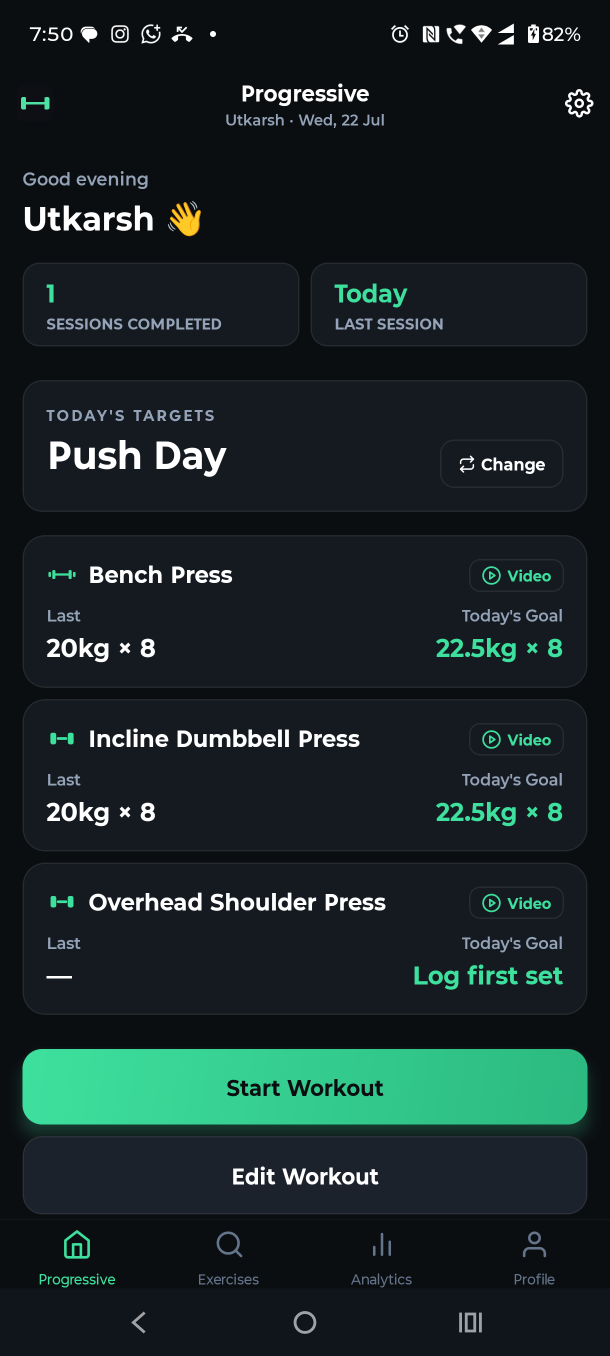
#> input picture store-screenshots/raw/01_dashboard.png, 1220 x 2712 px, found by its file name (shown at 1/2 size)
$ python style_screenshots.py
#> lines starting #> are read from the running program, lines starting #| are printed output that depends on the picture
#!/usr/bin/env python3
"""Composite raw phone screenshots with a top-band overlay for the Play Store
listing. Each overlay carries a headline + supporting caption so a browsing
user understands the feature at a glance without opening the app.

Design:
- Top ~14% of the image gets a solid app-background band that fades into the
  screenshot below so it feels welded on rather than a separate strip.
- Title: uppercase, bold, mint green (matches app accent).
- Caption: single line under the title, white 60% opacity.
- A short accent underline separates the title from the caption for polish.

Run once from repo root: python scripts/style_screenshots.py
"""
from pathlib import Path
from PIL import Image, ImageDraw, ImageFont

RAW = Path("store-screenshots/raw")
OUT = Path("store-screenshots/styled")
OUT.mkdir(parents=True, exist_ok=True)

# In listing order — first screenshot is what browsers see in search results.
# `band_ratio` overrides the default when a screenshot has PII too far down
# to be swallowed by the standard band.
PANELS = [
    # src,                        dst,                       title,                caption,                                       band_ratio
    ("01_dashboard.png",           "01_dashboard.png",         "TODAY'S TARGETS",     "Progressive overload, suggested every session.", None),
    ("06_workout_logger.png",      "02_workout_logger.png",    "LOG IN TWO TAPS",     "Weight suggestions from your last session.",     None),
    ("02_exercises.png",           "03_exercises.png",         "70+ EXERCISES",       "Filter by muscle. Add your own.",                None),
    ("07_add_custom_exercise.png", "04_muscle_tinted.png",     "COLOR-CODED LIBRARY", "Scan by muscle group, not by text.",             None),
    ("03_analytics.png",           "05_analytics.png",         "TRACK PROGRESS",      "Volume, PRs, weekly breakdown.",                 None),
    # Profile has photo + name + age all in the top card. Wider band swallows
    # the whole card so no scrubbing of pixels is needed downstream.
    ("04_profile.png",             "06_profile.png",           "STRENGTH & BADGES",   "Estimated 1RM, level, 25 milestones.",           0.35),
    ("05_settings.png",            "07_settings.png",          "CLOUD SYNC",          "Optional. Sign in or stay offline.",             None),
]

# The marketing band uses a warm off-white against dark text so it reads as
# an external frame — clearly not part of the (dark) app UI below. Mint
# accent underline anchors it visually to the app's brand palette.
BAND_TOP    = (255, 250, 244)         # soft warm off-white
BAND_BOTTOM = (241, 236, 228)         # subtle warm tint at bottom of band
ACCENT      = (12, 74, 110)           # deep slate-blue for title — high contrast on cream
ACCENT_DIM  = (62, 224, 158)          # brand mint for the underline
TEXT        = (12, 20, 30)            # near-black for title (used if needed)
MUTED       = (71, 85, 105)           # slate for the caption
# App theme constants (still used by scrubbers below).
BG          = (11, 14, 17)

# Fonts — Segoe UI is a Windows system font. Fall back gracefully if missing.
FONT_DIR = Path("C:/Windows/Fonts")
def font(name, size):
    candidates = [FONT_DIR / name, Path(name)]
    for c in candidates:
        try:
            return ImageFont.truetype(str(c), size)
        except OSError:
            continue
    return ImageFont.load_default()

# Height ratio of the top band relative to image height. 27% swallows the
# phone status bar, the app header ("Progressive · Utkarsh · Wed, 22 Jul"),
# and any greeting line — pushing the visible content down below the band.
BAND_RATIO = 0.27
# Horizontal padding as a fraction of image width — text must fit within
# (W - 2*PAD_X). Anything wider auto-shrinks.
PAD_X_RATIO = 0.06

# Dummy identity used to overwrite real profile data before publishing.
DUMMY_NAME  = "Alex"
DUMMY_EMAIL = "alex@example.com"
DUMMY_AVATAR_BG = (94, 234, 212)     # brand cyan-mint
DUMMY_AVATAR_FG = (11, 14, 17)       # app bg


def fit_font(draw, text, base_font_name, max_px, start_size, min_size=24):
    """Return the largest font size <= start_size that fits `text` within
    `max_px` pixels wide."""
    size = start_size
    while size >= min_size:
        f = font(base_font_name, size)
        bbox = draw.textbbox((0, 0), text, font=f)
        if bbox[2] - bbox[0] <= max_px:
            return f, size
        size -= 4
    return font(base_font_name, min_size), min_size


def render_band(base: Image.Image, title: str, caption: str,
                band_ratio: float | None = None) -> Image.Image:
    """Composite a top band with title + caption onto `base`. Returns a new
    Image; does not mutate `base`. Optional band_ratio overrides the default
    when a specific screenshot needs a taller band to swallow PII."""
#> called with title = "TODAY'S TARGETS"
    W, H = base.size
#> W = 1220; H = 2712
    band_h = int(H * (band_ratio if band_ratio is not None else BAND_RATIO))
#> band_h = 732
    max_text_w = W - int(W * PAD_X_RATIO * 2)
#> max_text_w = 1074

    # Vertical gradient across the whole band: warm cream at the top for the
    # text area, easing all the way down to the app's dark background at the
    # bottom. Because the actual app screenshot is *also* dark, the eye reads
    # the band as one continuous transition rather than a taped-on overlay
    # — no explicit stroke or seam needed.
    #
    # Curve: cream stays roughly stable in the top 45% (where the text sits),
    # then accelerates the fade to dark across the bottom 55%. Easing keeps
    # the middle from looking muddy grey.
    band = Image.new("RGB", (W, band_h))
#> band: PIL image 1220x732 RGB; every value is 0
    bpx = band.load()
    for y in range(band_h):
        raw = y / band_h
        # Piecewise ease-in: linear near top, cubic near bottom.
        if raw < 0.45:
            t = raw * 0.15 / 0.45           # stay near cream (t → 0..0.15)
        else:
            u = (raw - 0.45) / 0.55         # 0..1
            t = 0.15 + (1 - 0.15) * (u * u * (3 - 2 * u))  # smoothstep
        r = int(BAND_TOP[0] * (1 - t) + BG[0] * t)
        g = int(BAND_TOP[1] * (1 - t) + BG[1] * t)
        b = int(BAND_TOP[2] * (1 - t) + BG[2] * t)
        for x in range(W):
            bpx[x, y] = (r, g, b)
    result = base.convert("RGB")
    result.paste(band, (0, 0))
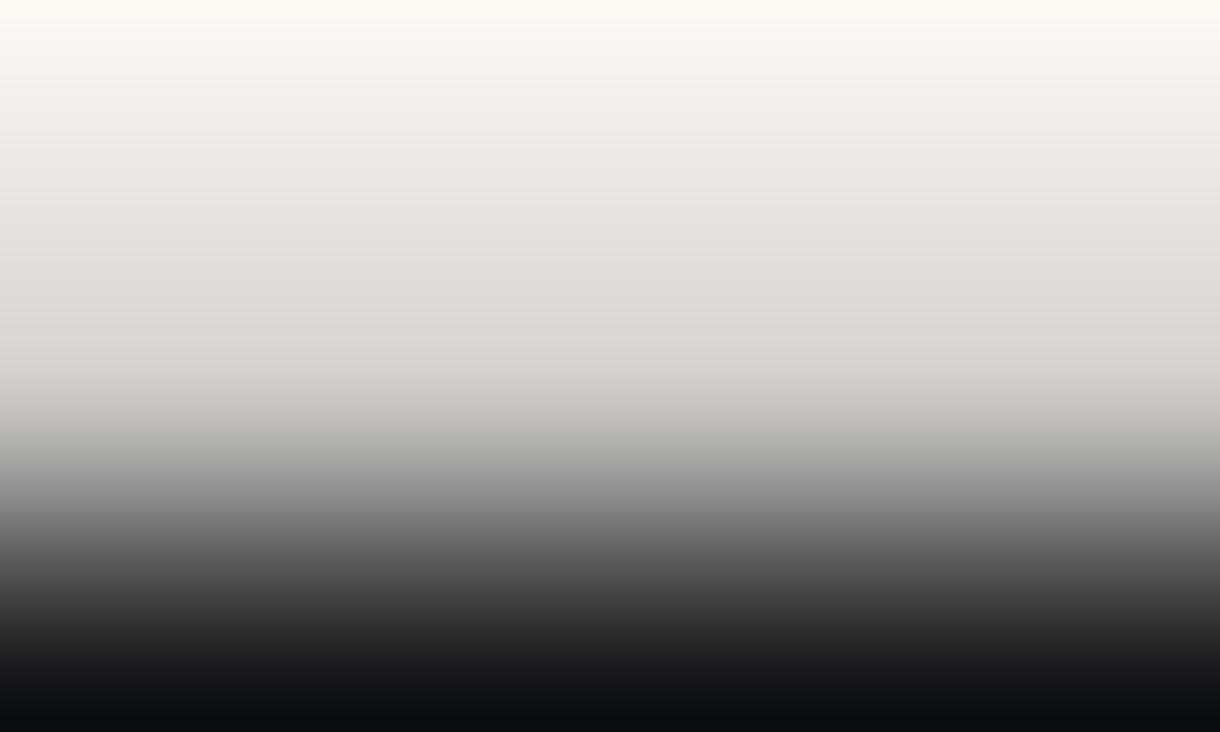
#> band: PIL image 1220x732 RGB; mean R, G, B 169.3, 167.1, 164.2
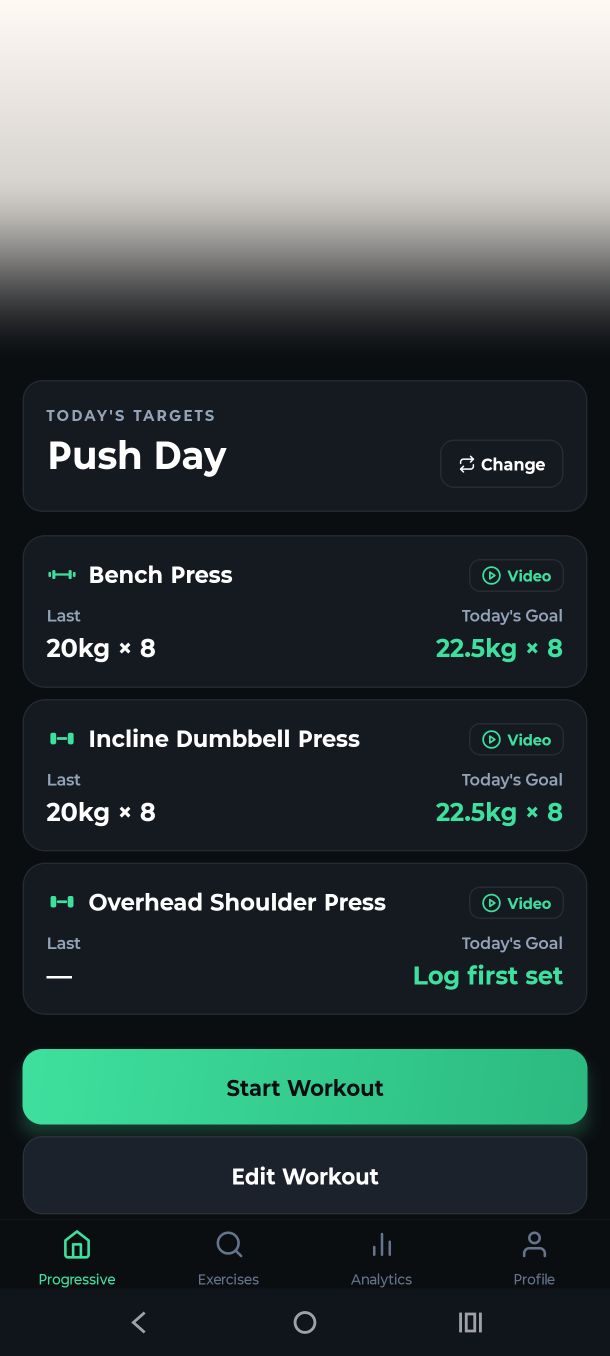
#> result: PIL image 1220x2712 RGB (shown at 1/2 size); mean R, G, B 65.1, 76.4, 76.1

    draw = ImageDraw.Draw(result.convert("RGB") if result.mode != "RGB" else result)

    # Auto-fit title and caption to available width. Start big; shrink until
    # they fit, so short titles stay bold and long ones don't clip.
    title_font, title_size = fit_font(
        draw, title, "segoeuib.ttf", max_text_w,
        start_size=int(band_h * 0.22),
    )
#> title_size = 117
    caption_font, caption_size = fit_font(
        draw, caption, "segoeui.ttf", max_text_w,
        start_size=int(band_h * 0.11),
    )
#> caption_size = 44

    title_bbox = draw.textbbox((0, 0), title, font=title_font)
#> title_bbox = (-1, 22, 1072, 111)
    title_w = title_bbox[2] - title_bbox[0]
#> title_w = 1073
    title_h = title_bbox[3] - title_bbox[1]
#> title_h = 89

    # Push the title down past the phone status bar (~110px on this device).
    status_bar_h = int(H * 0.045)
#> status_bar_h = 122
    title_y = status_bar_h + int(band_h * 0.10)
#> title_y = 195
    title_x = (W - title_w) // 2
#> title_x = 73
    draw.text((title_x, title_y), title, fill=ACCENT, font=title_font)

    # Accent underline.
    ul_w = int(W * 0.10)
#> ul_w = 122
    ul_y = title_y + title_h + int(band_h * 0.06)
#> ul_y = 327
    ul_x = (W - ul_w) // 2
#> ul_x = 549
    draw.rectangle([ul_x, ul_y, ul_x + ul_w, ul_y + 4], fill=ACCENT_DIM)

    # Caption.
    caption_bbox = draw.textbbox((0, 0), caption, font=caption_font)
#> caption_bbox = (0, 8, 1045, 50)
    caption_w = caption_bbox[2] - caption_bbox[0]
#> caption_w = 1045
    caption_x = (W - caption_w) // 2
#> caption_x = 87
    caption_y = ul_y + int(band_h * 0.07)
#> caption_y = 378
    draw.text((caption_x, caption_y), caption, fill=MUTED, font=caption_font)

    return result.convert("RGB")


# ────────────────────────────────────────────────────────────────────────
# Personal-data scrubbers. Coordinates are in the raw 1220x2712 image space.
# Each scrubber returns the mutated image. Called BEFORE the top band is
# composited so band position remains consistent across images.

# Note: the 27% top band already covers the header greeting ("Utkarsh 👋")
# on Dashboard, Exercises, Analytics, and the Workout Logger — no additional
# scrub needed on those screens. Only Profile (face photo + name) and
# Settings (Google email) still expose PII below the band.

def scrub_settings(img: Image.Image) -> Image.Image:
    """Paint the Google email in the Account card with alex@example.com.

    Email line on the Settings screen sits around y=1685..1780, well below
    the 27% top band."""
    CARD_BG = (21, 26, 33)
    draw = ImageDraw.Draw(img)
    draw.rectangle([90, 1665, 1130, 1795], fill=CARD_BG)
    email_font = font("segoeuib.ttf", 64)
    draw.text((115, 1690), DUMMY_EMAIL, fill=TEXT, font=email_font)
    return img


SCRUBBERS = {
    "05_settings.png":  scrub_settings,
}


def main():
    for src, dst, title, caption, band_ratio in PANELS:
        src_path = RAW / src
        if not src_path.exists():
            print(f"skip: {src_path} not found")
            continue
        img = Image.open(src_path).convert("RGB")
        scrubber = SCRUBBERS.get(src)
        if scrubber:
            img = scrubber(img)
        out = render_band(img, title, caption, band_ratio=band_ratio)
        out_path = OUT / dst
        out.save(out_path, format="PNG", optimize=True)
        print(f"wrote: {out_path} ({out.size[0]}x{out.size[1]})")
#| wrote: store-screenshots/styled/01_dashboard.png (1220x2712)
#> pass 2 of the loop in main, `for src, dst, title, caption, band_ratio in PANELS:`:
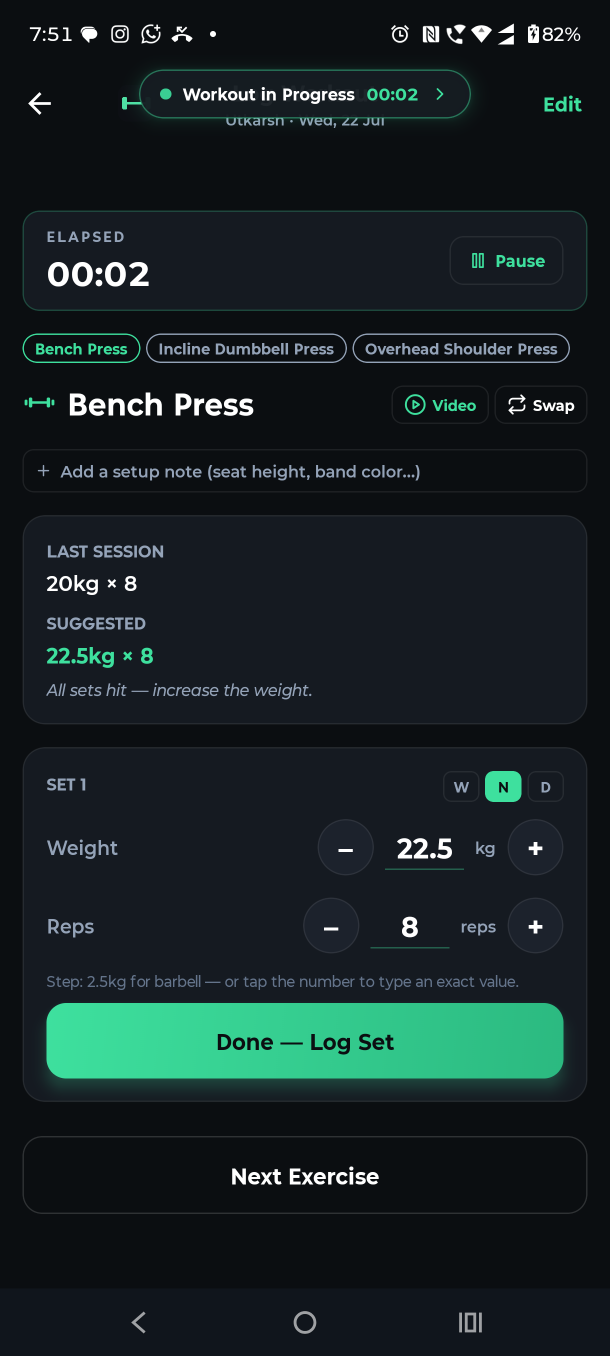
#> input picture store-screenshots/raw/06_workout_logger.png, 1220 x 2712 px, found by its file name (shown at 1/2 size)
#> in render_band (call 2), `result.paste(band, (0, 0))`:
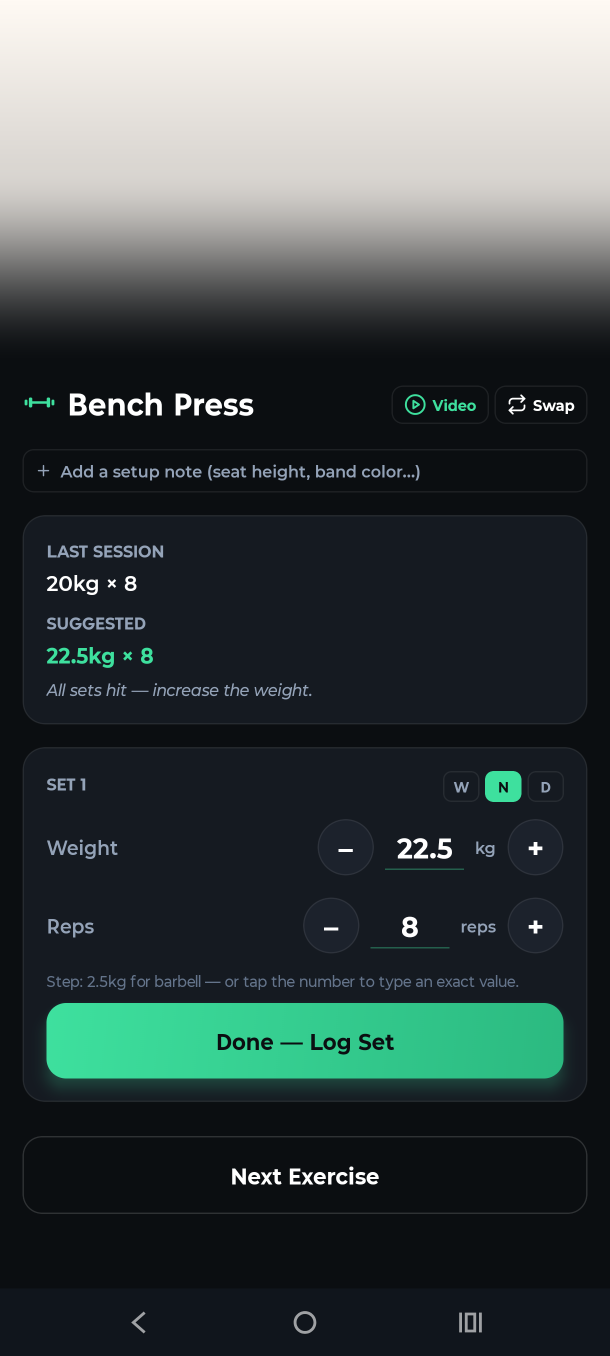
#> result: PIL image 1220x2712 RGB (shown at 1/2 size); mean R, G, B 62.1, 72, 71.9
#| wrote: store-screenshots/styled/02_workout_logger.png (1220x2712)
#> pass 3 of the loop in main, `for src, dst, title, caption, band_ratio in PANELS:`:
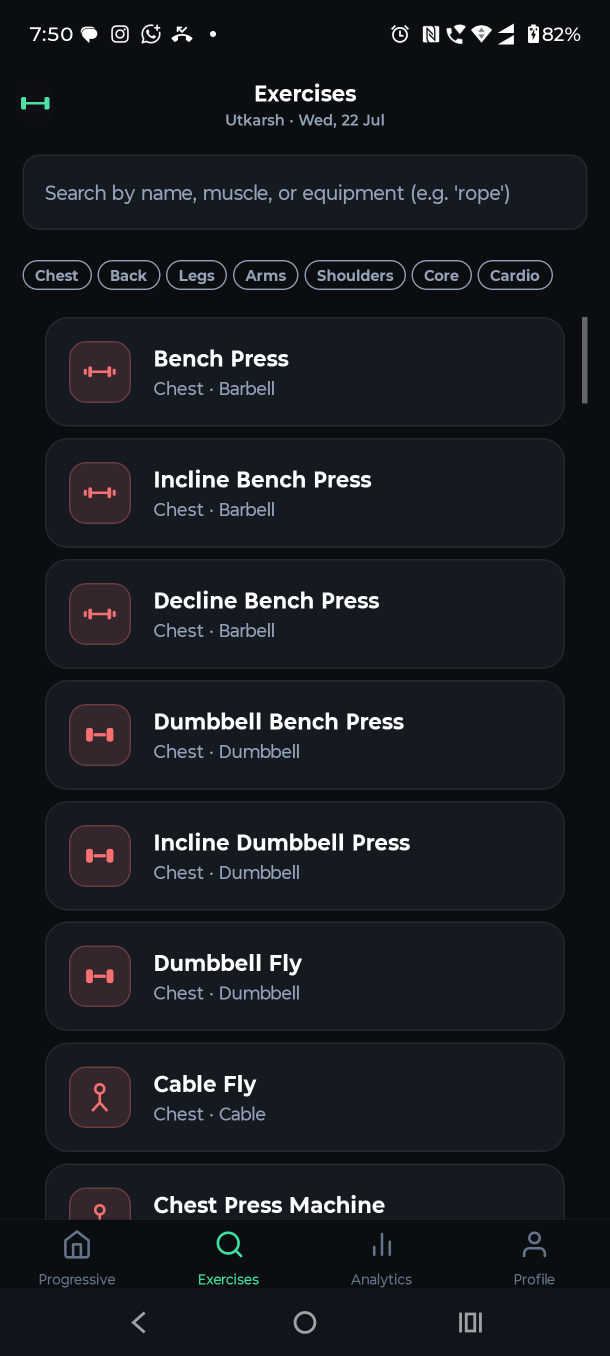
#> input picture store-screenshots/raw/02_exercises.png, 1220 x 2712 px, found by its file name (shown at 1/2 size)
#> in render_band (call 3), `result.paste(band, (0, 0))`:
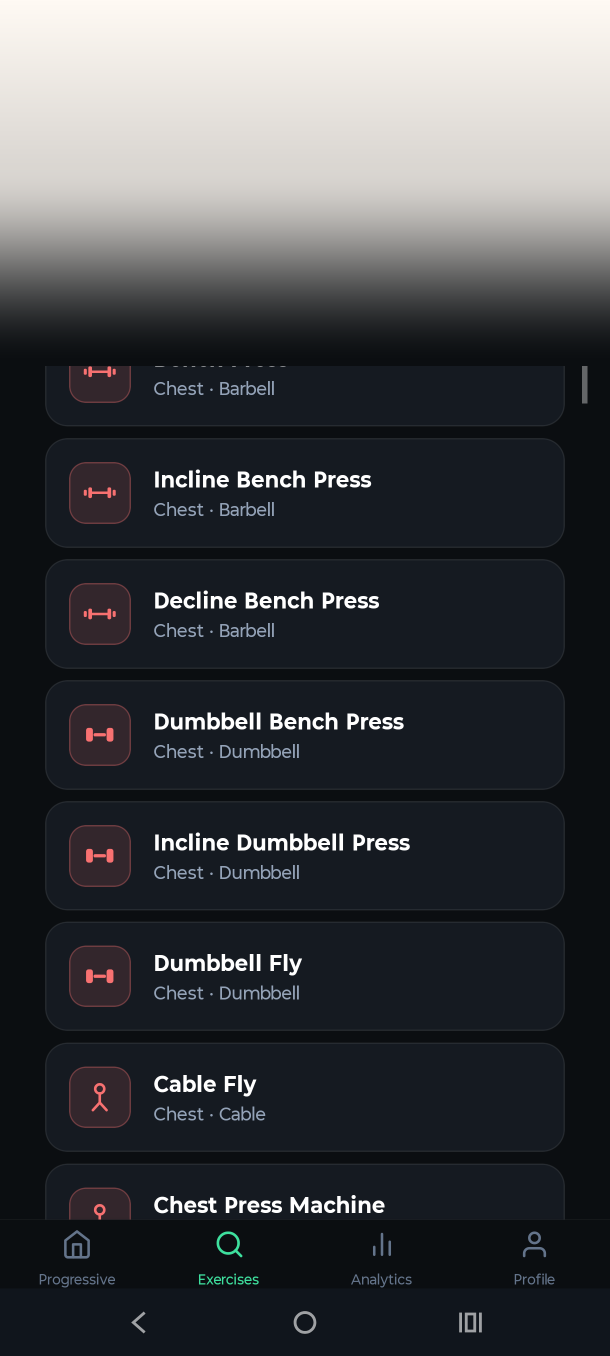
#> result: PIL image 1220x2712 RGB (shown at 1/2 size); mean R, G, B 64.1, 66, 69.5
#> in render_band (call 3), `return result.convert("RGB")`:
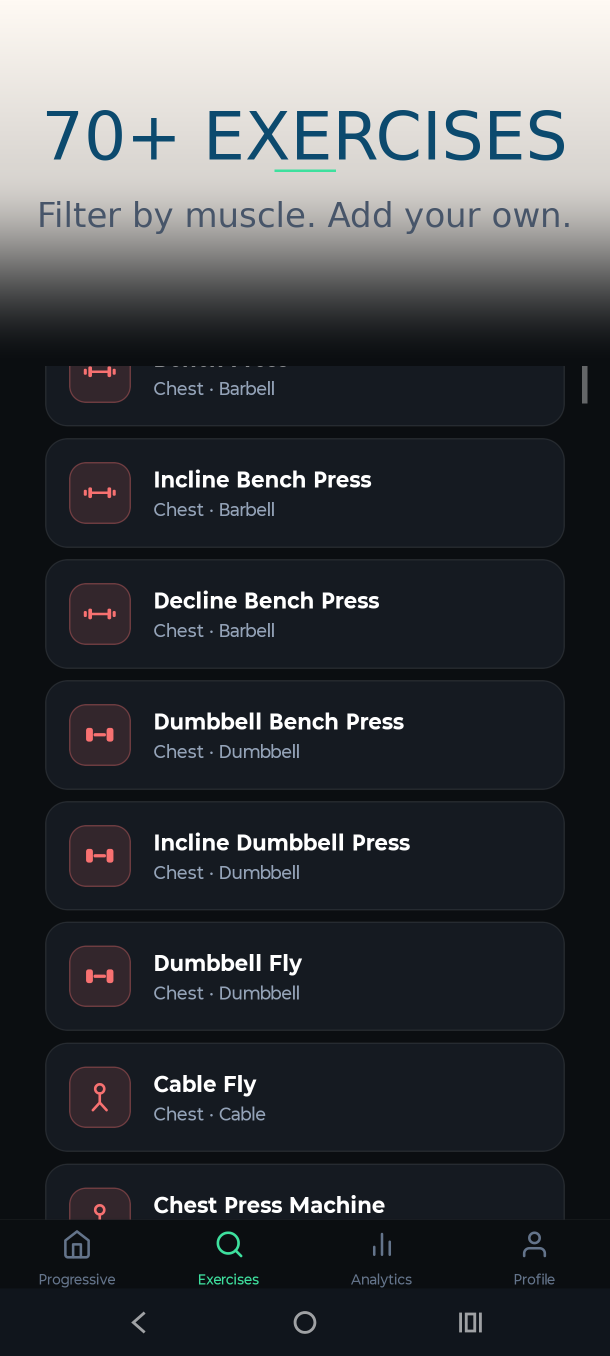
#> returned value: PIL image 1220x2712 RGB (shown at 1/2 size); mean R, G, B 61.7, 64.3, 68.2
#| wrote: store-screenshots/styled/03_exercises.png (1220x2712)
#> the loop made 7 passes; the first 3 are shown


if __name__ == "__main__":
    main()
